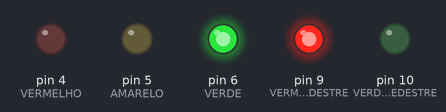
Recording of a sketch running on a simulated Arduino Uno, built with avr-gcc and run on an emulated ATmega328P. On the bench: output pins drawn as LEDs (lit = HIGH).

Above: at 5.0 s.
At 11.5 s:
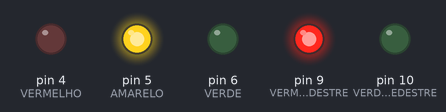
At 17.0 s:
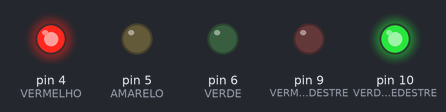
At 21.2 s:
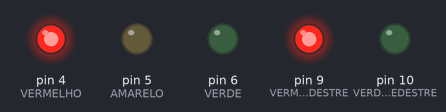
At 23.7 s:
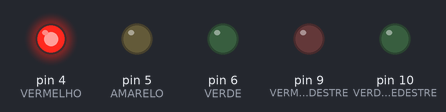
Timing chart, 0 to 31.2 s (numbered marks = the images above):
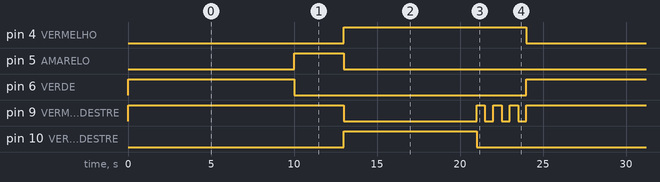

The sketch:

semaforo.ino
```cpp
// Pinos referentes aos LEDs do semáforo para carros
const int VERMELHO = 4;
const int AMARELO = 5;
const int VERDE = 6;

// Pinos referentes aos LEDs do semáforo para pedestres
const int VERMELHO_PEDESTRE = 9;
const int VERDE_PEDESTRE = 10;

// Tempo de duração dos sinais semafóricos para carros
const int TEMPO_VERMELHO = 8000;
const int TEMPO_AMARELO = 3000;
const int TEMPO_VERDE = 10000;

// Alerta de fechamento do semáforo para pedestres
const int DELAY = 500;
const int PISCADAS = 3;

void semaforoCarros(int estadoRed, int estadoYellow, int estadoGreen) {
  digitalWrite(VERMELHO, estadoRed);
  digitalWrite(AMARELO, estadoYellow);
  digitalWrite(VERDE, estadoGreen);
}

void semaforoPedestre(int estadoRed, int estadoGreen) {
  digitalWrite(VERMELHO_PEDESTRE, estadoRed);
  digitalWrite(VERDE_PEDESTRE, estadoGreen);
}

void alertaFechamento() {
  digitalWrite(VERDE_PEDESTRE, LOW);

  digitalWrite(VERMELHO_PEDESTRE, HIGH);
  delay(DELAY);
  digitalWrite(VERMELHO_PEDESTRE, LOW);
  delay(DELAY);
}

void setup() {
  pinMode(VERMELHO, OUTPUT);
  pinMode(AMARELO, OUTPUT);
  pinMode(VERDE, OUTPUT);
  pinMode(VERMELHO_PEDESTRE, OUTPUT);
  pinMode(VERDE_PEDESTRE, OUTPUT);
}

void loop() {
  // Semáforo fechado para os pedestres e aberto para os carros
  semaforoCarros(LOW, LOW, HIGH);
  semaforoPedestre(HIGH, LOW);
  delay(TEMPO_VERDE);

  // Semáforo continua fechado para os pedestres e aberto para os carros
  semaforoCarros(LOW, HIGH, LOW);
  semaforoPedestre(HIGH, LOW);
  delay(TEMPO_AMARELO);

  // Semáforo fechado para os carros e aberto para os pedestres
  semaforoCarros(HIGH, LOW, LOW);
  semaforoPedestre(LOW, HIGH);
  delay(TEMPO_VERMELHO);

  // Faz o sinal vermelho para o pedestre piscar como alerta
  for(int i = 0; i < PISCADAS; i++) {
    alertaFechamento();
  }

}
```

Measured:
- by itself, pin 4 (VERMELHO): alternates HIGH for 11.0 s and LOW for 13.0 s
- by itself, pin 5 (AMARELO): alternates HIGH for 3.0 s and LOW for 21.0 s
- by itself, pin 6 (VERDE): alternates HIGH for 10.0 s and LOW for 14.0 s
- by itself, pin 9 (VERMELHO_PEDESTRE): repeats every 24.0 s: LOW 8.0 s, 3 × (HIGH 0.50 s, LOW 0.50 s), HIGH 13.0 s
- by itself, pin 10 (VERDE_PEDESTRE): alternates HIGH for 8.0 s and LOW for 16.0 s
